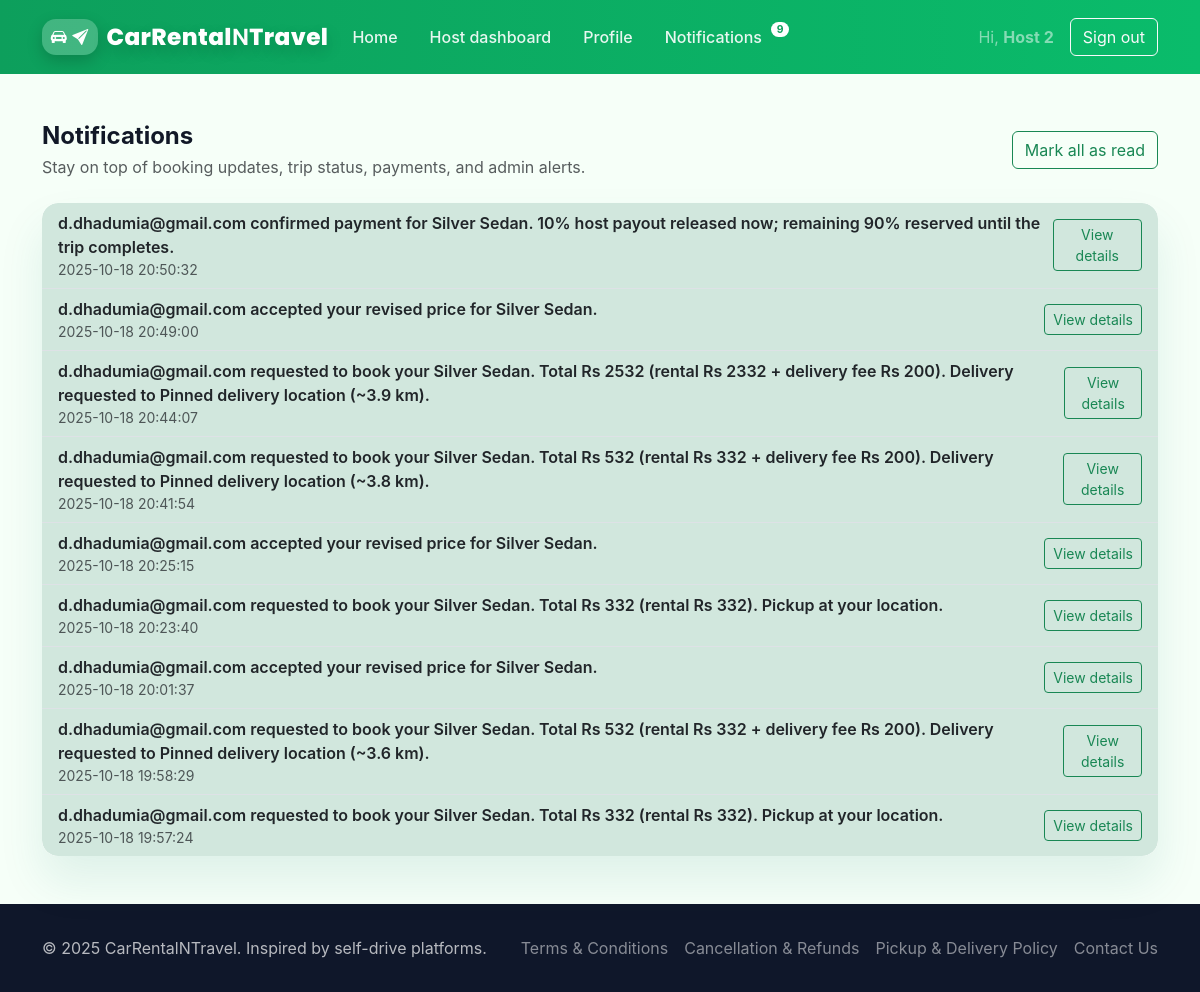
Page /notifications (signed in) on the committed database.
### tables this page shows
CREATE TABLE users (
            id INTEGER PRIMARY KEY AUTOINCREMENT,
            username TEXT NOT NULL UNIQUE,
            password_hash TEXT NOT NULL,
            role TEXT NOT NULL CHECK(role IN ('owner', 'renter', 'both')),
            is_admin INTEGER NOT NULL DEFAULT 0
        , account_name TEXT NOT NULL DEFAULT '');

CREATE TABLE notifications (
            id INTEGER PRIMARY KEY AUTOINCREMENT,
            user_id INTEGER NOT NULL,
            message TEXT NOT NULL,
            link TEXT DEFAULT '',
            is_read INTEGER NOT NULL DEFAULT 0,
            created_at TEXT NOT NULL DEFAULT CURRENT_TIMESTAMP,
            FOREIGN KEY (user_id) REFERENCES users(id) ON DELETE CASCADE
        );

### app.py (the view)
    def wrapped(*args, **kwargs):
        if g.user is None:
            return redirect(url_for("login"))
        return view(*args, **kwargs)

### app.py (called while the page is built, shortened)
def naive_utcnow() -> datetime:
    return datetime.now(timezone.utc).replace(tzinfo=None)

def get_db() -> sqlite3.Connection:
    if "db" not in g:
        g.db = sqlite3.connect(DATABASE)
        g.db.row_factory = sqlite3.Row
    return g.db

def ensure_user_payout(user_id: int) -> dict:
    db = get_db()
    payout = db.execute(
        "SELECT * FROM user_payout_details WHERE user_id = ?",
        (user_id,),
    ).fetchone()
    return dict(payout)

def login_required(view: Callable) -> Callable:
    def wrapped(*args, **kwargs):
        if g.user is None:
            return redirect(url_for("login"))
        return view(*args, **kwargs)
    wrapped.__name__ = view.__name__
    return wrapped

def has_role(role: str) -> bool:
    if g.user is None:
        return False
    user_role = g.user["role"]
    if role == "owner":
        return user_role in ("owner", "both")
    if role == "renter":
        return user_role in ("renter", "both")
    return False

@app.route("/notifications", methods=["GET", "POST"])
@login_required
def notifications() -> str:
    db = get_db()
    if request.method == "POST":
        mark_notifications_read(g.user["id"])
        g.unread_notifications = 0
        return redirect(url_for("notifications"))
    rows = db.execute(
        "SELECT id, message, link, is_read, created_at FROM notifications WHERE user_id = ? ORDER BY created_at DESC",
        (g.user["id"],),
    ).fetchall()
    return render_template("notifications.html", notifications=rows)

### templates/notifications.html (shortened to what this page needs)
{% extends "base.html" %}
{% block content %}
<section class="py-5">
    <div class="container">
        <div class="d-flex flex-column flex-md-row justify-content-between align-items-start align-items-md-center gap-3 mb-4">
            <div>
                <h1 class="h4 fw-bold mb-1">Notifications</h1>
                <p class="text-muted mb-0">Stay on top of booking updates, trip status, payments, and admin alerts.</p>
            </div>
            <form method="post">
                <button type="submit" class="btn btn-outline-success">Mark all as read</button>
            </form>
        </div>
        {% if notifications %}
            <div class="list-group list-group-flush card card-zoom">
                {% for note in notifications %}
                    <div class="list-group-item d-flex flex-column flex-md-row justify-content-between align-items-md-center gap-2 {% if not note['is_read'] %}bg-success-subtle{% endif %}">
                        <div>
                            <div class="fw-semibold">{{ note['message'] }}</div>
                            <div class="text-muted small">{{ note['created_at'] }}</div>
                        </div>
                        {% if note['link'] %}
                            <a class="btn btn-sm btn-outline-success" href="{{ note['link'] }}" target="_blank">View details</a>
                        {% endif %}
                    </div>
                {% endfor %}
            </div>
        {% else %}
            <div class="alert alert-secondary" role="alert">No notifications yet. Updates from bookings and support will appear here.</div>
        {% endif %}
    </div>
</section>
{% endblock %}

### templates/base.html (shortened to what this page needs)
<!doctype html>
<html lang="en">
<head>
    <link href="https://cdn.jsdelivr.net/npm/bootstrap@5.3.3/dist/css/bootstrap.min.css" rel="stylesheet"
>
    <link href="https://cdn.jsdelivr.net/npm/bootstrap-icons@1.11.3/font/bootstrap-icons.css" rel="stylesheet">
</head>
<body>
<nav class="navbar navbar-expand-lg">
    <div class="container">
        <a class="navbar-brand text-white" href="{{ url_for('home') }}">
            <span class="brand-mark">
                <i class="bi bi-car-front-fill"></i>
                <i class="bi bi-send-fill"></i>
            </span>
            <span class="brand-title">CarRental<span class="brand-highlight">N</span>Travel</span>
        </a>
        <div class="collapse navbar-collapse" id="navbarNav">
            <ul class="navbar-nav me-auto mb-2 mb-lg-0 align-items-lg-center">
                {% if g.user %}
                    <li class="nav-item"><a class="nav-link" href="{{ url_for('home') }}">Home</a></li>
                    {% if has_role('owner') %}
                        <li class="nav-item"><a class="nav-link" href="{{ url_for('owner_cars') }}">Host dashboard</a></li>
                    {% endif %}
                    <li class="nav-item"><a class="nav-link" href="{{ url_for('profile') }}">Profile</a></li>
                    <li class="nav-item position-relative">
                        <a class="nav-link" href="{{ url_for('notifications') }}">
                            Notifications
                            {% if g.unread_notifications %}
                                <span class="nav-badge">{{ g.unread_notifications }}</span>
                            {% endif %}
                        </a>
                    </li>
                {% endif %}
            </ul>
            <div class="d-flex align-items-center gap-3">
                {% if g.user %}
                    <span class="text-white-50">Hi, <strong>{{ g.user.get('display_name') or g.user.get('account_name') or g.user['username'] }}</strong></span>
                    <a class="btn btn-outline-light" href="{{ url_for('logout') }}">Sign out</a>
                {% else %}
                    <a class="btn btn-outline-light" href="{{ url_for('login') }}">Sign in</a>
                    <a class="btn btn-cta" href="{{ url_for('register') }}">Start hosting / driving</a>
                {% endif %}
            </div>
        </div>
    </div>
</nav>
<main>
    {% block content %}{% endblock %}
</main>
<footer>
    <div class="container d-flex flex-column flex-md-row justify-content-between align-items-center gap-3">
        <span>&copy; {{ now().year }} CarRentalNTravel. Inspired by self-drive platforms.</span>
        <div class="d-flex flex-column flex-md-row gap-3">
            <a class="text-decoration-none text-white-50" href="{{ url_for('terms_and_conditions') }}">Terms &amp; Conditions</a>
            <a class="text-decoration-none text-white-50" href="{{ url_for('cancellations_and_refunds') }}">Cancellation &amp; Refunds</a>
            <a class="text-decoration-none text-white-50" href="{{ url_for('shipping_policy') }}">Pickup &amp; Delivery Policy</a>
            <a class="text-decoration-none text-white-50" href="{{ url_for('contact') }}">Contact Us</a>
        </div>
    </div>
</footer>
</body>
</html>

### templates/base.html (style rules this page uses)
:root { --zoom-green: #0d9f5c; --zoom-dark: #0a5c36; --zoom-bg: #f6fff8; }
html, body { height: 100%; }
body { background: var(--zoom-bg); font-family: "Inter", "Segoe UI", sans-serif; color: #111827; display: flex; flex-direction: column; }
main { flex: 1 0 auto; display: flex; flex-direction: column; }
.navbar { background: linear-gradient(90deg, var(--zoom-green), #0abc6b); padding: 0.9rem 0; }
.navbar-brand { font-weight: 700; font-size: 1.35rem; letter-spacing: 0.6px; display: inline-flex; align-items: center; gap: 0.55rem; text-decoration: none; }
.brand-mark { background: rgba(255, 255, 255, 0.22); border-radius: 14px; padding: 0.35rem 0.55rem; display: inline-flex; gap: 0.3rem; align-items: center; box-shadow: 0 6px 16px rgba(0,0,0,0.18); }
.brand-mark i { font-size: 1rem; }
.brand-title { font-family: "Poppins", "Inter", sans-serif; font-weight: 800; font-size: 1.45rem; letter-spacing: 0.4px; text-shadow: 0 6px 16px rgba(0,0,0,0.18); }
.brand-highlight { font-weight: 600; }
.nav-link { color: rgba(255,255,255,0.9) !important; font-weight: 500; margin-right: 1rem; }
.nav-badge { position: absolute; top: 0.3rem; right: -0.2rem; background: #fff; color: var(--zoom-green); border-radius: 999px; font-size: 0.65rem; padding: 0 0.35rem; font-weight: 700; }
.card-zoom { border: none; border-radius: 1rem; box-shadow: 0 25px 45px rgba(15, 118, 110, 0.1); overflow: hidden; }
footer { background: #0f172a; color: rgba(255,255,255,0.7); padding: 2rem 0; margin-top: auto; flex-shrink: 0; }

### rows in the picture
users: user "Host 2"
notifications: message "d.dhadumia@gmail.com confirmed payment for Silver Sedan. 10% host payout released now; remaining 90% reserved until the trip completes.", created_at "2025-10-18 20:50:32"
notifications: message "d.dhadumia@gmail.com accepted your revised price for Silver Sedan.", created_at "2025-10-18 20:49:00"
notifications: message "d.dhadumia@gmail.com requested to book your Silver Sedan. Total Rs 2532 (rental Rs 2332 + delivery fee Rs 200). Delivery requested to Pinned delivery location (~3.9 km).", created_at "2025-10-18 20:44:07"
notifications: message "d.dhadumia@gmail.com requested to book your Silver Sedan. Total Rs 532 (rental Rs 332 + delivery fee Rs 200). Delivery requested to Pinned delivery location (~3.8 km).", created_at "2025-10-18 20:41:54"
notifications: message "d.dhadumia@gmail.com accepted your revised price for Silver Sedan.", created_at "2025-10-18 20:25:15"
notifications: message "d.dhadumia@gmail.com requested to book your Silver Sedan. Total Rs 332 (rental Rs 332). Pickup at your location.", created_at "2025-10-18 20:23:40"
notifications: message "d.dhadumia@gmail.com accepted your revised price for Silver Sedan.", created_at "2025-10-18 20:01:37"
notifications: message "d.dhadumia@gmail.com requested to book your Silver Sedan. Total Rs 532 (rental Rs 332 + delivery fee Rs 200). Delivery requested to Pinned delivery location (~3.6 km).", created_at "2025-10-18 19:58:29"
notifications: message "d.dhadumia@gmail.com requested to book your Silver Sedan. Total Rs 332 (rental Rs 332). Pickup at your location.", created_at "2025-10-18 19:57:24"

### other values in the picture
{{ g.unread_notifications }} "9"
